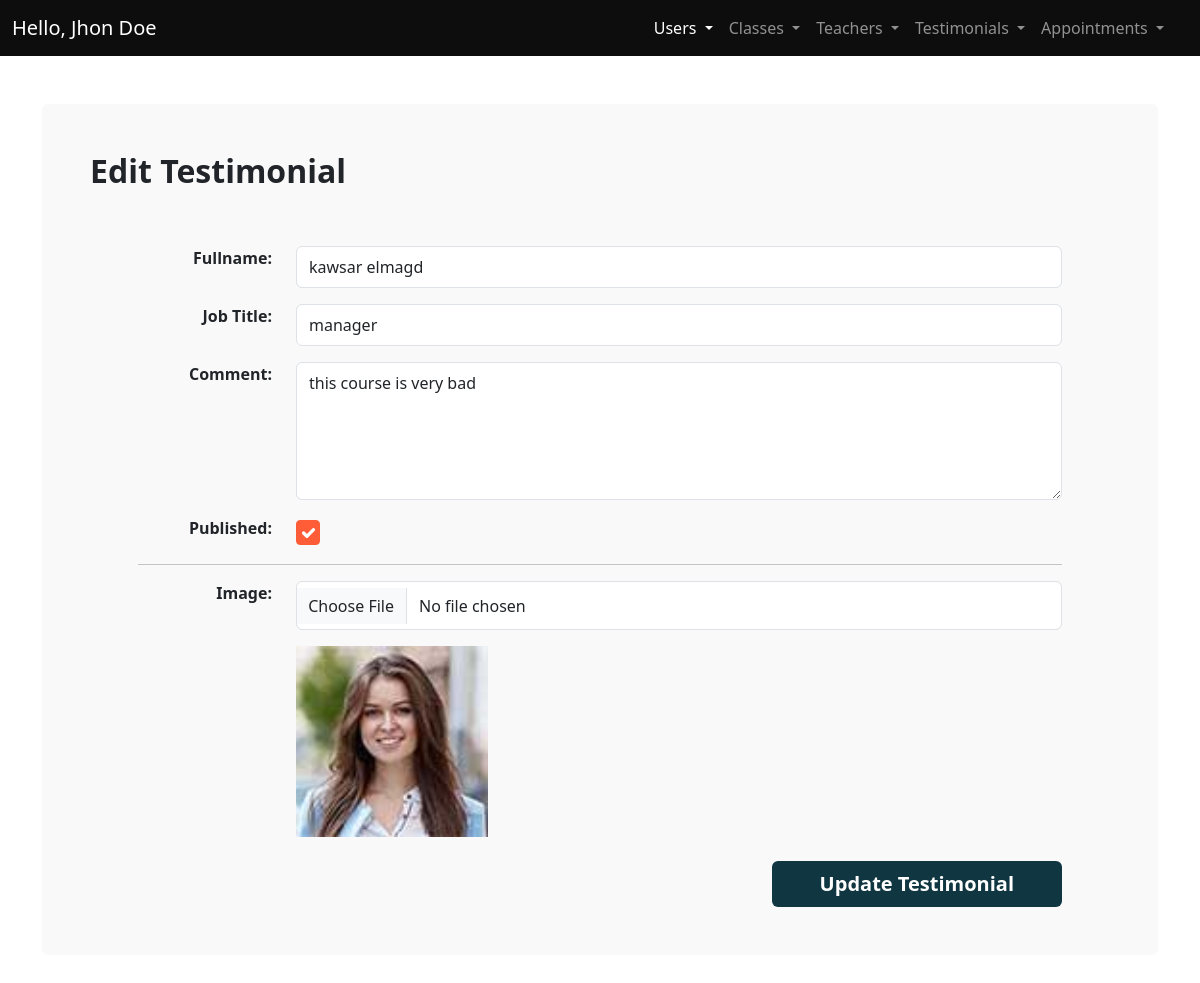
Page /admin/edit_testimonial.php?id=3 (signed in) on the committed database.
### tables this page shows
CREATE TABLE `testimonials` (
  `id` int(11) NOT NULL,
  `regDate` timestamp NOT NULL DEFAULT current_timestamp(),
  `fullName` varchar(50) NOT NULL,
  `jobTitle` varchar(50) NOT NULL,
  `comment` text NOT NULL,
  `published` tinyint(4) NOT NULL,
  `image` varchar(50) NOT NULL
);

### admin/edit_testimonial.php (the view, shortened to what this page needs)
<?php
require_once "includes/conn.php";
if (isset($_GET['id'])) {
    $sql = "SELECT * FROM `testimonials` WHERE id =?";
    $stmt = $conn->prepare($sql);
    $id = $_GET['id'];
    $stmt->execute([$id]);
    $testimonial = $stmt->fetch();
} else {
    header('location:testimonials.php');
    die();
}
?>
<!DOCTYPE html>
<html lang="en">
  <head>
    <link rel="stylesheet" href="css/main.min.css" />
    <link rel="stylesheet" href="css/styles.css" />
  </head>
  <body>
    <main>
    <?php
      require_once "includes/nav.php";
    ?>
      <div class="container my-5">
        <div class="bg-light p-5 rounded">
          <h2 class="fw-bold fs-2 mb-5 pb-2">Edit Testimonial</h2>
          <form action="" method="POST" class="px-md-5" enctype="multipart/form-data">
            <div class="form-group mb-3 row">
              <label for="" class="form-label col-md-2 fw-bold text-md-end"
                >Fullname:</label
              >
              <div class="col-md-10">
                <input
                  type="text"
                  placeholder="e.g. John Doe"
                  class="form-control py-2"
                  name='fullName'
                  value='<?php echo $testimonial["fullName"]; ?>'
                />
              </div>
            </div>
            <div class="form-group mb-3 row">
              <label for="" class="form-label col-md-2 fw-bold text-md-end"
                >Job Title:</label
              >
              <div class="col-md-10">
                <input
                  type="text"
                  placeholder="e.g. Content Creator"
                  class="form-control py-2"
                  name='jobTitle'
                  value='<?php echo $testimonial["jobTitle"]; ?>'
                />
              </div>
            </div>
            <div class="form-group mb-3 row">
              <label for="" class="form-label col-md-2 fw-bold text-md-end"
                >Comment:</label
              >
              <div class="col-md-10">
                <textarea
                  id=""
                  cols="30"
                  rows="5"
                  class="form-control py-2"
                  name='comment'
                ><?php echo $testimonial["comment"]; ?></textarea>
              </div>
            </div>
            <div class="form-group mb-3 row">
              <label for="" class="form-label col-md-2 fw-bold text-md-end"
                >Published:</label
              >
              <div class="col-md-10">
                <input
                  type="checkbox"
                  checked
                  class="form-check-input"
                  style="padding: 0.7rem"
                  name='published'
                  <?php echo ($testimonial['published'] === 1) ? "checked" : ""; ?>
                />
              </div>
            </div>
            <hr />
            <div class="form-group mb-3 row">
              <label for="" class="form-label col-md-2 fw-bold text-md-end"
                >Image:</label
              >
              <div class="col-md-10">
                <input
                  type="file"
                  class="form-control"
                  style="padding: 0.7rem"
                  name='image'
                />
              </div>
            </div>
            <div class="row justify-content-end">
              <div class="col-md-10">
              <img src="../img/<?php echo $testimonial['image'] ?>" alt="" style="width:25%">
              </div>
            </div>
            <div class="text-md-end">
              <button
                class="btn mt-4 btn-secondary text-white fs-5 fw-bold border-0 py-2 px-md-5"
              >
                Update Testimonial
              </button>
            </div>
          </form>
        </div>
      </div>
    </main>
  </body>
</html>

### rows in the picture
testimonials: fullName "kawsar elmagd", jobTitle "manager", comment "this course is very bad", published "☑", image (picture)
